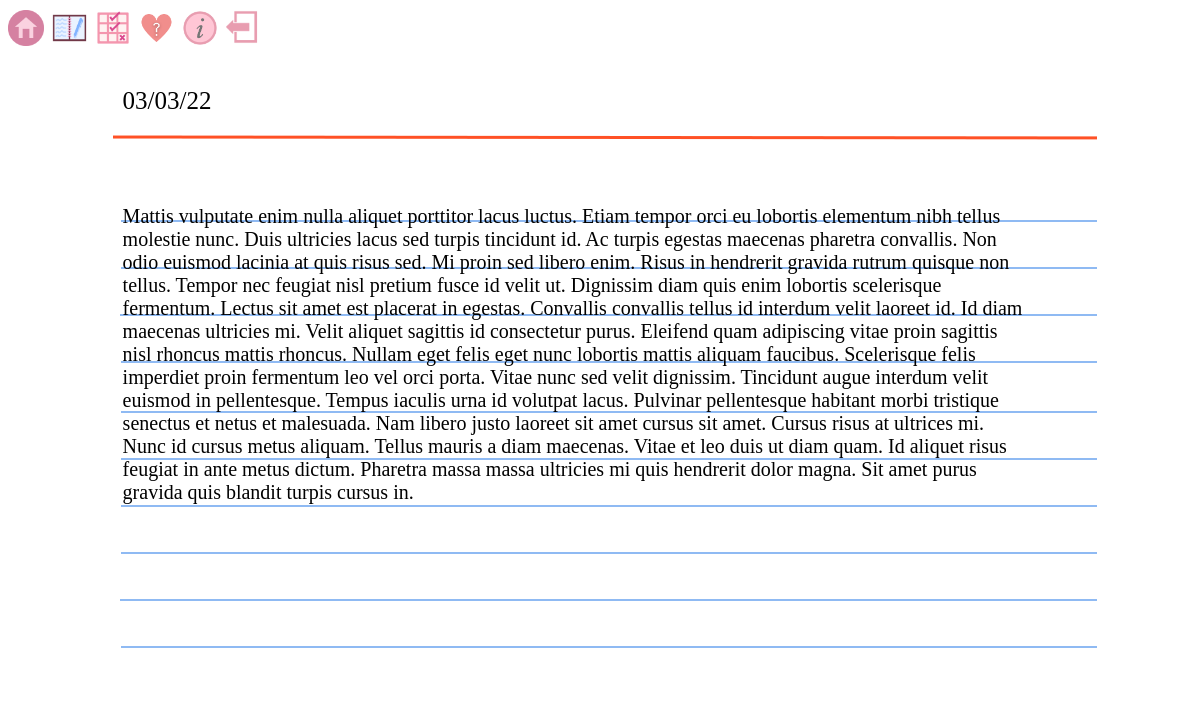
The app's page /journal/11 (signed in) with its own data.
### app/models.py (models this page shows, shortened)
class Journal(db.Model):
    id = db.Column(db.Integer, primary_key=True)
    date_posted = db.Column(db.Date, nullable=False, default= date.today())
    content = db.Column(db.Text, nullable=False)
    user_id = db.Column(db.Integer, db.ForeignKey('user.id'), nullable=False)

### app/routes.py (the view)
@app.route("/journal/<int:journal_id>") # view a single journal with the given id
@login_required
def viewjournal(journal_id):
    todays_date= date.today()
    journal = Journal.query.get_or_404(journal_id)
    return render_template('single_journal.html',  journal=journal, todays_date=todays_date, title="Single Journal" )

### app/models.py (called while the page is built)
@login_manager.user_loader
def load_user(user_id):
    return User.query.get(int(user_id))

### app/templates/single_journal.html (shortened to what this page needs)
<!doctype html>
<html lang="en">
    <head>
        <link rel="stylesheet" href="..\static\single_journal.css">
        <div>
            <a class="nav-link" href="/mainpage"><img src="\static\images\home.png " width="3%"></a>
            <a class="nav-link" href="/journal"><img src="\static\images\journal_icon.png " width="3%"></a>
            <a class="nav-link" href="/habittracker"><img src="\static\images\habittracker_icon.png " width="3%"></a>
            <a class="nav-link" href="/moodtracker"><img src="\static\images\moodtracker_icon.png " width="3%"></a>
            <a class="nav-link" href="/info"><img src="\static\images\information_icon.png " width="3%"></a>
            <a class="nav-link" href="/"><img src="\static\images\logout_icon.png " width="3%"></a>
        </div>
    </head>
    <body>
        <div class="container">
            {% if journal.date_posted == todays_date %}
                <form action="{{ '/journal/' + journal.id|string + '/update' }}" method="POST" style="width: 100%; height: 70%;">
                    <label for="journal" style="padding-left: 2%; font-size: 25px;">{{ journal.date_posted.strftime("%D") }}</label><br>
                    <textarea id="journal" name="journal" cols="55" rows="7" style="padding-left: 2%; font-size: 20px;">{{ journal.content }}</textarea><br>
                    <input class="submit" type="image" src="\static\images\pen_icon.png" width="10%" style="margin-left: 60%;" alt="Submit">
                    <input type="hidden" name="flag" value="fromjournal">
                </form>
            {% else %}
                <h4 style="padding-left: 2%; font-size: 25px;">{{ journal.date_posted.strftime("%D") }}</h4><br>
                <p style="padding-left: 2%; font-size: 20px; width: 900px;">{{ journal.content }}</p><br>
            {% endif %}
        </div>
    </body>
</html>

### app/static/single_journal.css (style rules this page uses)
body { font-family: serif; font-size:xx-large; }
.container { margin: 8%; margin-top: 2%; background: url("images/journal_page_cropped1.png") no-repeat; height: 600px; }
h4 { font-weight: normal; }

### records on screen
Journal: date_posted "03/03/22", content "Mattis vulputate enim nulla aliquet porttitor lacus luctus. Etiam tempor orci eu lobortis elementum nibh tellus molestie nunc. Duis ultricies lacus sed turpis tincidunt id. Ac turpis egestas maecenas pharetra convallis. Non odio euismod lacinia at quis risus sed. Mi proin sed libero enim. Risus in hendrerit gravida rutrum quisque non tellus. Tempor nec feugiat nisl pretium fusce id velit ut. Dignissim diam quis enim lobortis scelerisque fermentum. Lectus sit amet est placerat in egestas. Convallis convallis tellus id interdum velit laoreet id. Id diam maecenas ultricies mi. Velit aliquet sagittis id consectetur purus. Eleifend quam adipiscing vitae proin sagittis nisl rhoncus mattis…"
